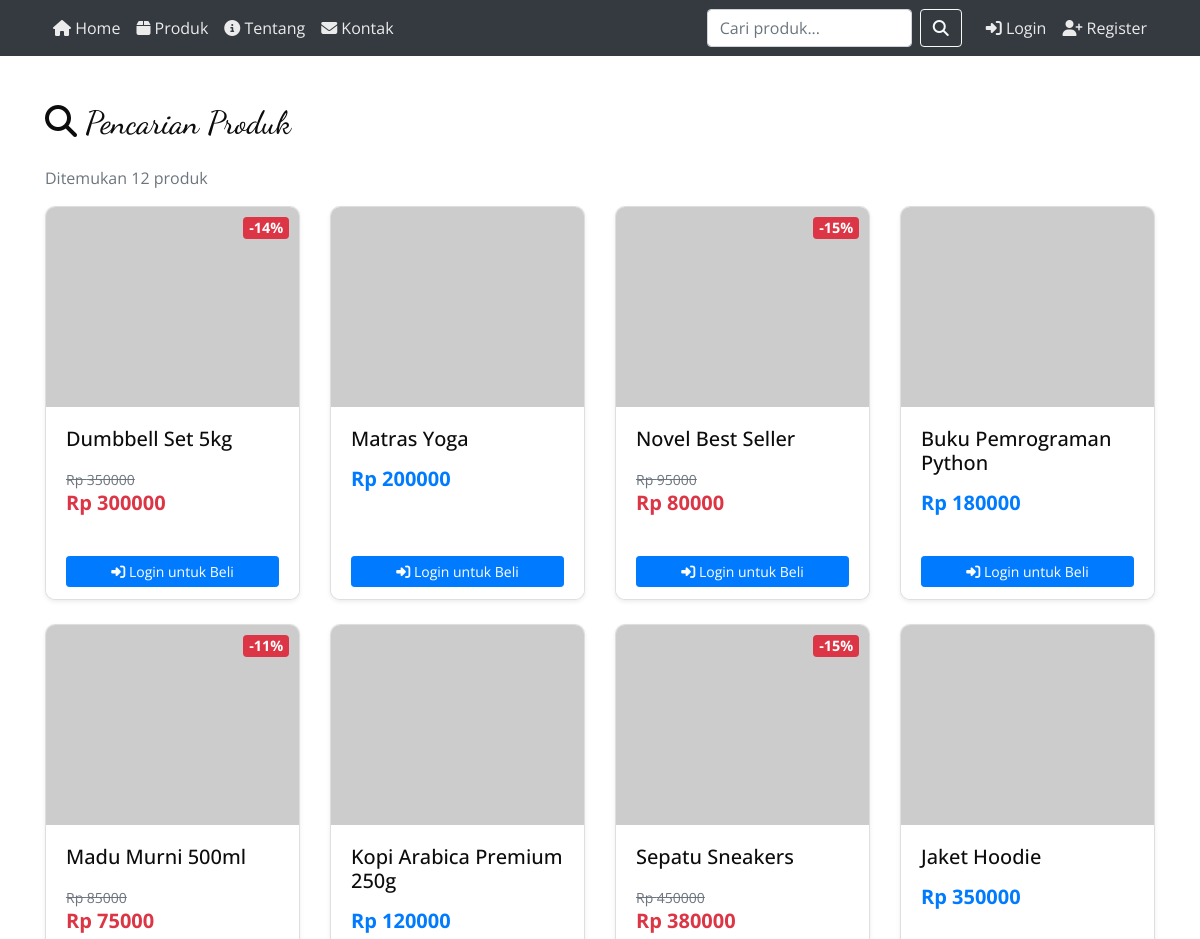
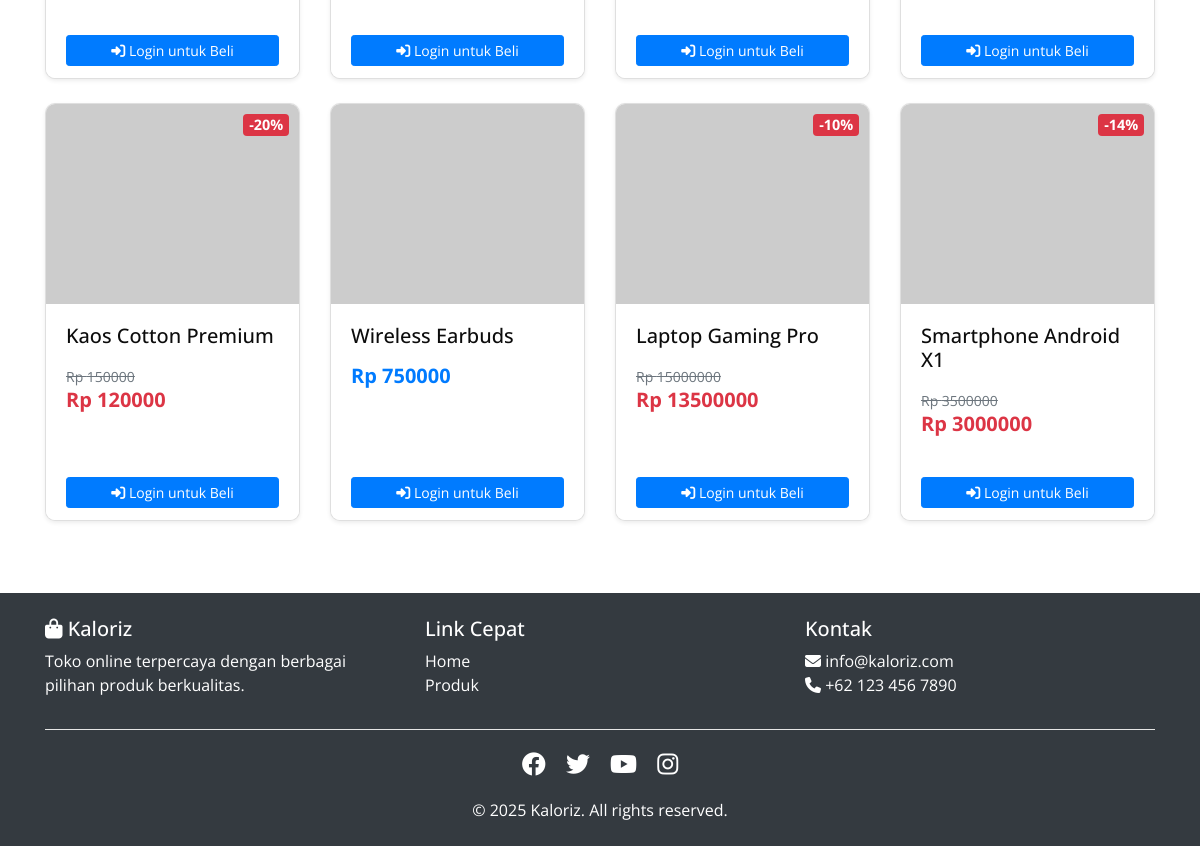
The app's page /search/ with its own data (2 pictures, top to bottom).
### catalog/models.py (models this page shows, shortened)
class Product(models.Model):
    category = models.ForeignKey(Category, on_delete=models.CASCADE, related_name='products', verbose_name="Kategori")
    name = models.CharField(max_length=200, verbose_name="Nama Produk")
    slug = models.SlugField(max_length=200, unique=True, blank=True)
    description = models.TextField(verbose_name="Deskripsi")
    price = models.DecimalField(max_digits=10, decimal_places=2, verbose_name="Harga")
    discount_price = models.DecimalField(max_digits=10, decimal_places=2, null=True, blank=True, verbose_name="Harga Diskon")
    image = models.ImageField(upload_to='products/', blank=True, null=True, verbose_name="Gambar")
    stock = models.PositiveIntegerField(default=0, verbose_name="Stok")
    available = models.BooleanField(default=True, verbose_name="Tersedia")
    created_at = models.DateTimeField(auto_now_add=True)
    updated_at = models.DateTimeField(auto_now=True)
    class Meta:
        verbose_name = "Produk"
        verbose_name_plural = "Produk"
        ordering = ['-created_at']
        indexes = [
            models.Index(fields=['slug']),
            models.Index(fields=['-created_at']),
        ]
    def get_display_price(self):
        return self.discount_price if self.discount_price else self.price
    def is_on_sale(self):
        return self.discount_price is not None and self.discount_price < self.price
    def get_discount_percentage(self):
        if self.is_on_sale():
            return int(((self.price - self.discount_price) / self.price) * 100)
        return 0

### catalog/views.py (the view)
# urls.py: path('search/', views.search, name='search'),
def search(request):
    query = request.GET.get('q', '')
    products = Product.objects.filter(available=True)
    if query:
        products = products.filter(
            Q(name__icontains=query) |
            Q(description__icontains=query) |
            Q(category__name__icontains=query)
        )
    context = {
        'products': products,
        'query': query,
    }
    return render(request, 'catalog/search_results.html', context)

### core/context_processors.py (called while the page is built)
def cart_context(request):
    cart_count = 0
    if request.user.is_authenticated:
        try:
            cart = Cart.objects.get(user=request.user)
            cart_count = cart.items.count()
        except Cart.DoesNotExist:
            cart_count = 0
    return {
        'cart_count': cart_count
    }

### templates/catalog/search_results.html (shortened to what this page needs)
{% extends 'base.html' %}
{% block content %}
<div class="container my-5">
  <h2 class="mb-4">
    <i class="fas fa-search"></i>
    {% if query %}
      Hasil Pencarian: "{{ query }}"
    {% else %}
      Pencarian Produk
    {% endif %}
  </h2>
  {% if products %}
    <p class="text-muted">Ditemukan {{ products.count }} produk</p>
    <div class="row">
      {% for product in products %}
      <div class="col-lg-3 col-md-4 col-sm-6 mb-4">
        <div class="card h-100 shadow-sm hover-shadow product-card" onclick="window.location.href='{% url 'catalog:product_detail' product.slug %}'" style="cursor: pointer;">
          <div class="position-relative">
            {% if product.image %}
              <img src="{{ product.image.url }}" class="card-img-top" alt="{{ product.name }}" style="height: 200px; object-fit: cover;">
            {% else %}
              <img src="https://via.placeholder.com/300x200?text={{ product.name }}" class="card-img-top" alt="{{ product.name }}" style="height: 200px; object-fit: cover;">
            {% endif %}
            {% if product.is_on_sale %}
              <span class="badge badge-danger position-absolute" style="top: 10px; right: 10px; font-size: 0.9rem;">
                -{{ product.get_discount_percentage }}%
              </span>
            {% endif %}
          </div>
          <div class="card-body">
            <h5 class="card-title mb-3">{{ product.name|truncatewords:5 }}</h5>
            <div class="mb-2">
              {% if product.is_on_sale %}
                <small class="text-muted"><s>Rp {{ product.price|floatformat:0 }}</s></small><br>
                <span class="h5 text-danger font-weight-bold">Rp {{ product.get_display_price|floatformat:0 }}</span>
              {% else %}
                <span class="h5 text-primary font-weight-bold">Rp {{ product.price|floatformat:0 }}</span>
              {% endif %}
            </div>
          </div>
          <div class="card-footer bg-white border-top-0" onclick="event.stopPropagation();">
            <div class="row no-gutters">
              {% if user.is_authenticated %}
                <div class="col-6 pr-1">
                  <form method="post" action="{% url 'core:add_to_cart' product.id %}" class="m-0">
                    {% csrf_token %}
                    <input type="hidden" name="quantity" value="1">
                    <button type="submit" class="btn btn-success btn-sm btn-block" {% if product.stock == 0 %}disabled{% endif %}>
                      <i class="fas fa-cart-plus"></i> Cart
                    </button>
                  </form>
                </div>
                <div class="col-6 pl-1">
                  <a href="{% url 'catalog:product_detail' product.slug %}" class="btn btn-primary btn-sm btn-block" {% if product.stock == 0 %}disabled{% endif %}>
                    <i class="fas fa-shopping-bag"></i> Buy
                  </a>
                </div>
              {% else %}
                <div class="col-12">
                  <a href="{% url 'core:login' %}?next={{ request.path }}" class="btn btn-primary btn-sm btn-block">
                    <i class="fas fa-sign-in-alt"></i> Login untuk Beli
                  </a>
                </div>
              {% endif %}
            </div>
          </div>
        </div>
      </div>
      {% endfor %}
    </div>
  {% endif %}
</div>
{% endblock %}

### static/css/style.css (style rules this page uses)
body { font-family: "Open Sans", sans-serif; color: #0c0c0c; background-color: #ffffff; overflow-x: hidden; }
h1, h2 { font-family: 'Dancing Script', cursive; }
a, a:hover, a:focus { text-decoration: none; }
.btn, .btn:focus { outline: none !important; -webkit-box-shadow: none; box-shadow: none; }
.card { transition: all 0.3s ease; }
.hover-shadow { transition: all 0.3s ease; }
.product-card { border-radius: 10px; overflow: hidden; }
.product-card img { transition: transform 0.3s ease; }
.btn { transition: all 0.3s ease; }
img { max-width: 100%; height: auto; }

### records on screen
Product: get_discount_percentage "14", name "Dumbbell Set 5kg", price "350000", get_display_price "300000"
Product: name "Matras Yoga", price "200000"
Product: get_discount_percentage "15", name "Novel Best Seller", price "95000", get_display_price "80000"
Product: name "Buku Pemrograman Python", price "180000"
Product: get_discount_percentage "11", name "Madu Murni 500ml", price "85000", get_display_price "75000"
Product: name "Kopi Arabica Premium 250g", price "120000"
Product: get_discount_percentage "15", name "Sepatu Sneakers", price "450000", get_display_price "380000"
Product: name "Jaket Hoodie", price "350000"
Product: get_discount_percentage "20", name "Kaos Cotton Premium", price "150000", get_display_price "120000"
Product: name "Wireless Earbuds", price "750000"
Product: get_discount_percentage "10", name "Laptop Gaming Pro", price "15000000", get_display_price "13500000"
Product: get_discount_percentage "14", name "Smartphone Android X1", price "3500000", get_display_price "3000000"

### other values on screen
{{ products.count }} "12"
